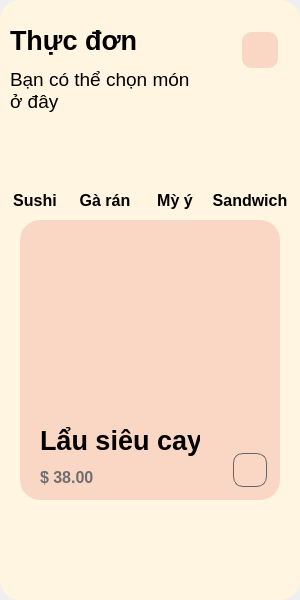
<?xml version="1.0" encoding="UTF-8"?>
<ui version="4.0">
 <class>MainWindow</class>
 <widget class="QMainWindow" name="MainWindow">
  <property name="geometry">
   <rect>
    <x>0</x>
    <y>0</y>
    <width>300</width>
    <height>600</height>
   </rect>
  </property>
  <property name="windowTitle">
   <string>MainWindow</string>
  </property>
  <widget class="QWidget" name="centralwidget">
   <widget class="QWidget" name="widget" native="true">
    <property name="geometry">
     <rect>
      <x>0</x>
      <y>0</y>
      <width>300</width>
      <height>600</height>
     </rect>
    </property>
    <property name="minimumSize">
     <size>
      <width>300</width>
      <height>600</height>
     </size>
    </property>
    <property name="maximumSize">
     <size>
      <width>300</width>
      <height>600</height>
     </size>
    </property>
    <property name="styleSheet">
     <string notr="true">QWidget{
	background-color: #FFF5E1;
	border-radius: 20px;
}</string>
    </property>
    <widget class="QLabel" name="label">
     <property name="geometry">
      <rect>
       <x>10</x>
       <y>20</y>
       <width>130</width>
       <height>40</height>
      </rect>
     </property>
     <property name="font">
      <font>
       <pointsize>20</pointsize>
       <bold>true</bold>
      </font>
     </property>
     <property name="text">
      <string>Thực đơn</string>
     </property>
    </widget>
    <widget class="QLabel" name="label_2">
     <property name="geometry">
      <rect>
       <x>10</x>
       <y>60</y>
       <width>180</width>
       <height>60</height>
      </rect>
     </property>
     <property name="font">
      <font>
       <pointsize>14</pointsize>
       <bold>false</bold>
      </font>
     </property>
     <property name="text">
      <string>Bạn có thể chọn món ở đây</string>
     </property>
     <property name="wordWrap">
      <bool>true</bool>
     </property>
    </widget>
    <widget class="QPushButton" name="pushButton">
     <property name="geometry">
      <rect>
       <x>240</x>
       <y>30</y>
       <width>40</width>
       <height>40</height>
      </rect>
     </property>
     <property name="styleSheet">
      <string notr="true">QPushButton{
	background-color: #FAD7C4;
	border-radius: 10px;
	margin: 2px;
}
QPushButton:hover{
	margin: 1px;
}</string>
     </property>
     <property name="text">
      <string/>
     </property>
     <property name="icon">
      <iconset>
       <normaloff>../resources/user_logo.png</normaloff>../resources/user_logo.png</iconset>
     </property>
     <property name="iconSize">
      <size>
       <width>40</width>
       <height>40</height>
      </size>
     </property>
    </widget>
    <widget class="QPushButton" name="pushButton_2">
     <property name="geometry">
      <rect>
       <x>10</x>
       <y>130</y>
       <width>50</width>
       <height>50</height>
      </rect>
     </property>
     <property name="styleSheet">
      <string notr="true">QPushButton:hover{
	background-color: rgb(180, 180, 180);
}</string>
     </property>
     <property name="text">
      <string/>
     </property>
     <property name="icon">
      <iconset>
       <normaloff>../resources/sushi.png</normaloff>../resources/sushi.png</iconset>
     </property>
     <property name="iconSize">
      <size>
       <width>50</width>
       <height>50</height>
      </size>
     </property>
    </widget>
    <widget class="QLabel" name="label_3">
     <property name="geometry">
      <rect>
       <x>10</x>
       <y>185</y>
       <width>50</width>
       <height>30</height>
      </rect>
     </property>
     <property name="font">
      <font>
       <pointsize>12</pointsize>
       <bold>true</bold>
      </font>
     </property>
     <property name="text">
      <string>Sushi</string>
     </property>
     <property name="alignment">
      <set>Qt::AlignCenter</set>
     </property>
    </widget>
    <widget class="QLabel" name="label_4">
     <property name="geometry">
      <rect>
       <x>80</x>
       <y>185</y>
       <width>50</width>
       <height>30</height>
      </rect>
     </property>
     <property name="font">
      <font>
       <pointsize>12</pointsize>
       <bold>true</bold>
      </font>
     </property>
     <property name="text">
      <string>Gà rán</string>
     </property>
     <property name="alignment">
      <set>Qt::AlignCenter</set>
     </property>
    </widget>
    <widget class="QPushButton" name="pushButton_3">
     <property name="geometry">
      <rect>
       <x>80</x>
       <y>130</y>
       <width>50</width>
       <height>50</height>
      </rect>
     </property>
     <property name="styleSheet">
      <string notr="true">QPushButton:hover{
	background-color: rgb(180, 180, 180);
}</string>
     </property>
     <property name="text">
      <string/>
     </property>
     <property name="icon">
      <iconset>
       <normaloff>../resources/chicken.png</normaloff>../resources/chicken.png</iconset>
     </property>
     <property name="iconSize">
      <size>
       <width>50</width>
       <height>50</height>
      </size>
     </property>
    </widget>
    <widget class="QLabel" name="label_5">
     <property name="geometry">
      <rect>
       <x>150</x>
       <y>185</y>
       <width>50</width>
       <height>30</height>
      </rect>
     </property>
     <property name="font">
      <font>
       <pointsize>12</pointsize>
       <bold>true</bold>
      </font>
     </property>
     <property name="text">
      <string>Mỳ ý</string>
     </property>
     <property name="alignment">
      <set>Qt::AlignCenter</set>
     </property>
    </widget>
    <widget class="QPushButton" name="pushButton_4">
     <property name="geometry">
      <rect>
       <x>150</x>
       <y>130</y>
       <width>50</width>
       <height>50</height>
      </rect>
     </property>
     <property name="styleSheet">
      <string notr="true">QPushButton:hover{
	background-color: rgb(180, 180, 180);
}</string>
     </property>
     <property name="text">
      <string/>
     </property>
     <property name="icon">
      <iconset>
       <normaloff>../resources/spaghetti.png</normaloff>../resources/spaghetti.png</iconset>
     </property>
     <property name="iconSize">
      <size>
       <width>60</width>
       <height>60</height>
      </size>
     </property>
    </widget>
    <widget class="QLabel" name="label_6">
     <property name="geometry">
      <rect>
       <x>210</x>
       <y>185</y>
       <width>80</width>
       <height>30</height>
      </rect>
     </property>
     <property name="font">
      <font>
       <pointsize>12</pointsize>
       <bold>true</bold>
      </font>
     </property>
     <property name="text">
      <string>Sandwich</string>
     </property>
     <property name="alignment">
      <set>Qt::AlignCenter</set>
     </property>
    </widget>
    <widget class="QPushButton" name="pushButton_5">
     <property name="geometry">
      <rect>
       <x>225</x>
       <y>130</y>
       <width>50</width>
       <height>50</height>
      </rect>
     </property>
     <property name="styleSheet">
      <string notr="true">QPushButton:hover{
	background-color: rgb(180, 180, 180);
}</string>
     </property>
     <property name="text">
      <string/>
     </property>
     <property name="icon">
      <iconset>
       <normaloff>../resources/sandwich.png</normaloff>../resources/sandwich.png</iconset>
     </property>
     <property name="iconSize">
      <size>
       <width>60</width>
       <height>60</height>
      </size>
     </property>
    </widget>
    <widget class="QWidget" name="widget_2" native="true">
     <property name="geometry">
      <rect>
       <x>20</x>
       <y>220</y>
       <width>260</width>
       <height>280</height>
      </rect>
     </property>
     <property name="styleSheet">
      <string notr="true">QWidget{
	background-color: #FAD7C4;
	border-radius: 20px;
}</string>
     </property>
     <widget class="QLabel" name="label_7">
      <property name="geometry">
       <rect>
        <x>20</x>
        <y>30</y>
        <width>170</width>
        <height>170</height>
       </rect>
      </property>
      <property name="text">
       <string/>
      </property>
      <property name="pixmap">
       <pixmap>../resources/hotpot.png</pixmap>
      </property>
      <property name="scaledContents">
       <bool>true</bool>
      </property>
     </widget>
     <widget class="QLabel" name="label_8">
      <property name="geometry">
       <rect>
        <x>220</x>
        <y>10</y>
        <width>30</width>
        <height>30</height>
       </rect>
      </property>
      <property name="text">
       <string/>
      </property>
      <property name="pixmap">
       <pixmap>../resources/like.png</pixmap>
      </property>
      <property name="scaledContents">
       <bool>true</bool>
      </property>
     </widget>
     <widget class="QLabel" name="label_9">
      <property name="geometry">
       <rect>
        <x>20</x>
        <y>200</y>
        <width>160</width>
        <height>40</height>
       </rect>
      </property>
      <property name="font">
       <font>
        <pointsize>20</pointsize>
        <bold>true</bold>
       </font>
      </property>
      <property name="text">
       <string>Lẩu siêu cay</string>
      </property>
     </widget>
     <widget class="QLabel" name="label_10">
      <property name="geometry">
       <rect>
        <x>20</x>
        <y>245</y>
        <width>70</width>
        <height>25</height>
       </rect>
      </property>
      <property name="font">
       <font>
        <pointsize>12</pointsize>
        <bold>true</bold>
       </font>
      </property>
      <property name="styleSheet">
       <string notr="true">QLabel{
	color: rgb(110, 110, 110);
}</string>
      </property>
      <property name="text">
       <string>$ 38.00</string>
      </property>
     </widget>
     <widget class="QPushButton" name="pushButton_9">
      <property name="geometry">
       <rect>
        <x>210</x>
        <y>230</y>
        <width>40</width>
        <height>40</height>
       </rect>
      </property>
      <property name="styleSheet">
       <string notr="true">QPushButton{
	border-radius: 10px;
	border: 1px solid rgb(100, 100, 100);
	margin: 3px;
}
QPushButton:hover{
	background-color: rgb(180, 180, 180);
	margin: 1px;
}</string>
      </property>
      <property name="text">
       <string/>
      </property>
      <property name="icon">
       <iconset>
        <normaloff>../resources/add.png</normaloff>../resources/add.png</iconset>
      </property>
      <property name="iconSize">
       <size>
        <width>16</width>
        <height>16</height>
       </size>
      </property>
     </widget>
    </widget>
    <widget class="QPushButton" name="pushButton_6">
     <property name="geometry">
      <rect>
       <x>40</x>
       <y>550</y>
       <width>30</width>
       <height>30</height>
      </rect>
     </property>
     <property name="text">
      <string/>
     </property>
     <property name="icon">
      <iconset>
       <normaloff>../resources/home.png</normaloff>../resources/home.png</iconset>
     </property>
     <property name="iconSize">
      <size>
       <width>30</width>
       <height>30</height>
      </size>
     </property>
    </widget>
    <widget class="QPushButton" name="pushButton_7">
     <property name="geometry">
      <rect>
       <x>230</x>
       <y>550</y>
       <width>30</width>
       <height>30</height>
      </rect>
     </property>
     <property name="text">
      <string/>
     </property>
     <property name="icon">
      <iconset>
       <normaloff>../resources/like.png</normaloff>../resources/like.png</iconset>
     </property>
     <property name="iconSize">
      <size>
       <width>30</width>
       <height>30</height>
      </size>
     </property>
    </widget>
    <widget class="QPushButton" name="pushButton_8">
     <property name="geometry">
      <rect>
       <x>135</x>
       <y>550</y>
       <width>30</width>
       <height>30</height>
      </rect>
     </property>
     <property name="text">
      <string/>
     </property>
     <property name="icon">
      <iconset>
       <normaloff>../resources/grid_white.png</normaloff>../resources/grid_white.png</iconset>
     </property>
     <property name="iconSize">
      <size>
       <width>20</width>
       <height>20</height>
      </size>
     </property>
    </widget>
   </widget>
  </widget>
 </widget>
 <resources/>
 <connections/>
</ui>
